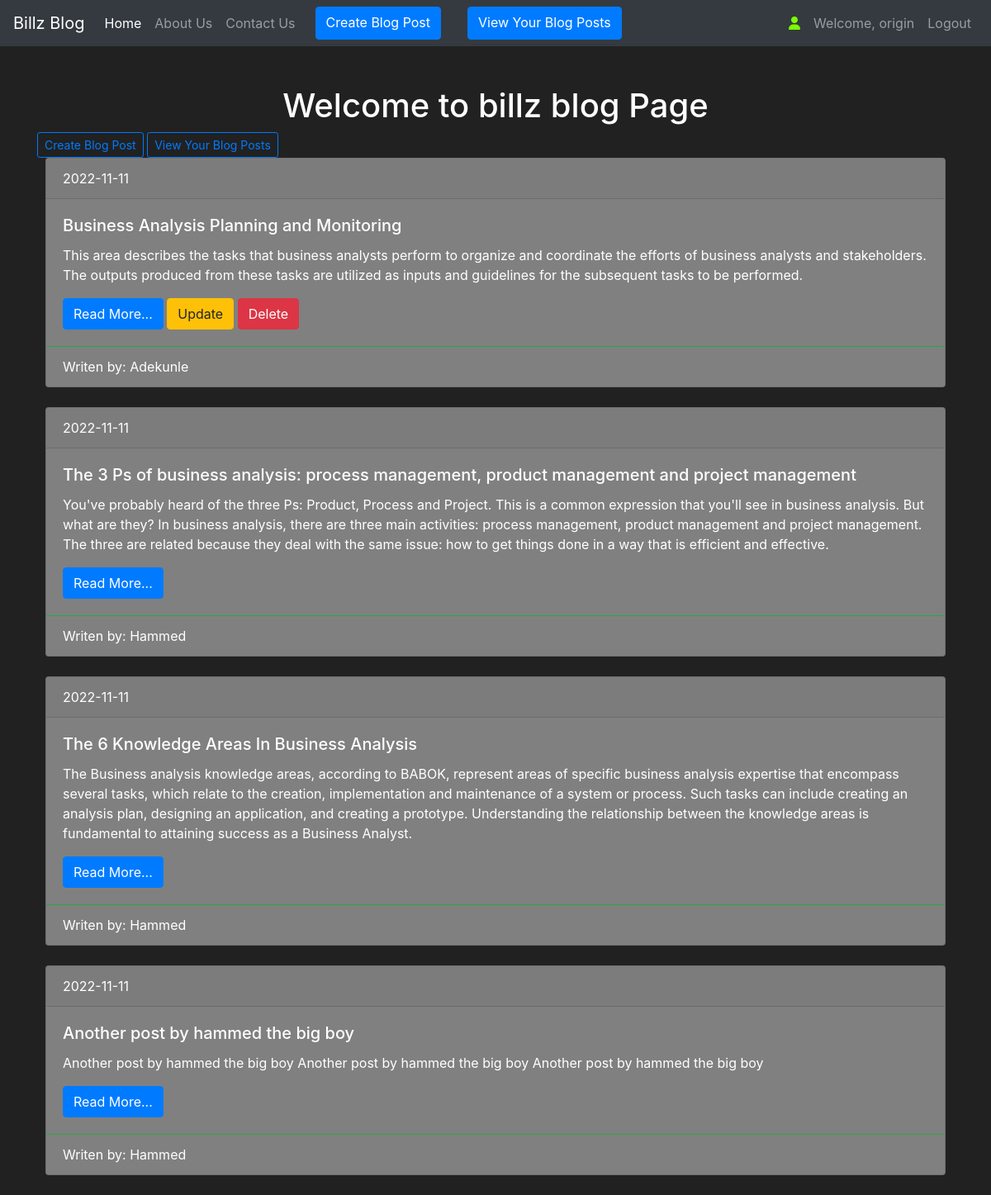
The app's page /home (signed in) with its own data.
### blog/models.py (models this page shows, shortened)
class User(db.Model, UserMixin):
    __tablename__= 'user'
    id = db.Column(db.Integer(), primary_key=True)
    fname = db.Column(db.String(length=30), nullable=False)
    lname = db.Column(db.String(length=30), nullable=False)
    username = db.Column(db.String(length=30), nullable=False, unique=True)
    email_address = db.Column(db.String(length=50), nullable=False, unique=True)
    password_hash = db.Column(db.String(length=60), nullable=False)
    post = db.relationship('Post', backref='owned_user', lazy=True)
    @property
    def password(self):
        return self.password

class Post(db.Model):
    __tablename__= 'post'
    id = db.Column(db.Integer(), primary_key=True)
    title = db.Column(db.String(length=140), nullable=False)
    slug = db.Column(db.String(length=140), nullable=False, unique=True)
    body = db.Column(db.Text)
    author = db.Column(db.String(length=240))
    created = db.Column(db.DateTime, default=datetime.now())
    owner = db.Column(db.Integer(), db.ForeignKey('user.id'))

### blog/routes.py (the view)
@app.route("/")
@app.route("/home")
def home_page():
    title = "Home Page"
    posts = Post.query.order_by(desc(Post.created))
    return render_template("index.html", title=title, posts=posts)

### blog/models.py (called while the page is built)
@login_manager.user_loader
def load_user(user_id):
    return User.query.get(int(user_id))

### blog/templates/index.html (shortened to what this page needs)
{% extends 'base.html' %}
{% block content %}
    <div class="container mt-5">
        <h1 class="text-center">Welcome to billz blog Page</h1>
        {% if current_user.is_authenticated %}
        <a href="{{ url_for('create_blog') }}" class="btn btn-outline-primary btn-sm">Create Blog Post</a>
        <a href="{{ url_for('my_post', id=current_user.id) }}" class="btn btn-outline-primary btn-sm">View Your Blog Posts</a>
        <br>
        {% endif %}
        {% for post in posts%}
            <div class="card" style="background-color: grey;">
                <div class="card-header">
                {{ post.created.date() }}
                </div>
                <div class="card-body">
                <h5 class="card-title">{{ post.title }}</h5>
                <p class="card-text">{{ post.body }}</p>
                <a href="{{ url_for('post_details', slug=post.slug) }}" class="btn btn-primary">Read More...</a>
                {% if current_user.id == post.owner %}
                    <a href="{{ url_for('update', id=post.id) }}" class="btn btn-warning">Update</a>
                    <a href="{{ url_for('delete', id=post.id) }}" class="btn btn-danger">Delete</a>
                {% endif %}
                </div>
                <div class="card-footer bg-transparent border-success">Writen by: {{ post.author }}</div>
            </div>
            <br>
        {% endfor %}
    </div>
{% endblock %}

### blog/templates/base.html (shortened to what this page needs)
<!doctype html>
<html lang="en">
   <head>
      <link rel="stylesheet" href="../templates/static/css/style.css">
      <link rel="stylesheet" href="https://cdn.jsdelivr.net/npm/bootstrap@4.5.3/dist/css/bootstrap.min.css">
   </head>
   <body>
      <nav class="navbar navbar-expand-md navbar-dark bg-dark">
        <a class="navbar-brand" href="/">Billz Blog</a>
        <div class="collapse navbar-collapse" id="navbarNav">
            <ul class="navbar-nav mr-auto">
                <li class="nav-item active">
                    <a class="nav-link" href="{{ url_for('home_page') }}">Home <span class="sr-only">(current)</span></a>
                </li>
                <li class="nav-item">
                    <a class="nav-link" href="{{ url_for('about_page') }}">About Us</a>
                </li>
                <li class="nav-item">
                    <a class="nav-link" href="{{ url_for('contact_page') }}">Contact Us</a>
                </li>
                {% if current_user.is_authenticated %}
                    <a href="{{ url_for('create_blog') }}" class="btn btn-primary mr-3 ml-3">Create Blog Post</a><br>
                    <a href="{{ url_for('my_post', id=current_user.id) }}" class="btn btn-primary mr-3 ml-3">View Your Blog Posts</a>
                {% endif %}
            </ul>
            {% if current_user.is_authenticated %}
            <ul class="navbar-nav">
                <li class="nav-item">
                    <a class="nav-link" style="color: lawngreen; font-weight: bold;">
                        <i class="fas fa-user"></i>
                    </a>
                </li>
                <li class="nav-item">
                    <a class="nav-link">Welcome, {{ current_user.username }}</a>
                </li>
                <li class="nav-item">
                    <a class="nav-link" href="{{ url_for('logout_page') }}">Logout</a>
                </li>
            </ul>
            {% endif %}
        </div>
    </nav>
      {% block content %}
      {% endblock %}
   </body>
</html>

### blog/templates/static/css/style.css (style rules this page uses)
body { font-family: 'Lato', sans-serif; }
h1 { margin-bottom: 40px; }
.card { margin-left: 10px; margin-right: 10px; }

### blog/templates/base.html (style rules this page uses)
body { background-color: #212121; color: white }

### records on screen
User: username "origin"
Post: created "2022-11-11", title "Business Analysis Planning and Monitoring", body "This area describes the tasks that business analysts perform to organize and coordinate the efforts of business analysts and stakeholders. The outputs produced from these tasks are utilized as inputs and guidelines for the subsequent tasks to be performed.", author "Adekunle"
Post: created "2022-11-11", title "The 3 Ps of business analysis: process management, product management and project management", body "You've probably heard of the three Ps: Product, Process and Project. This is a common expression that you'll see in business analysis. But what are they? In business analysis, there are three main activities: process management, product management and project management. The three are related because they deal with the same issue: how to get things done in a way that is efficient and effective.", author "Hammed"
Post: created "2022-11-11", title "The 6 Knowledge Areas In Business Analysis", body "The Business analysis knowledge areas, according to BABOK, represent areas of specific business analysis expertise that encompass several tasks, which relate to the creation, implementation and maintenance of a system or process. Such tasks can include creating an analysis plan, designing an application, and creating a prototype. Understanding the relationship between the knowledge areas is fundamental to attaining success as a Business Analyst.", author "Hammed"
Post: created "2022-11-11", title "Another post by hammed the big boy", body "Another post by hammed the big boy Another post by hammed the big boy Another post by hammed the big boy", author "Hammed"
